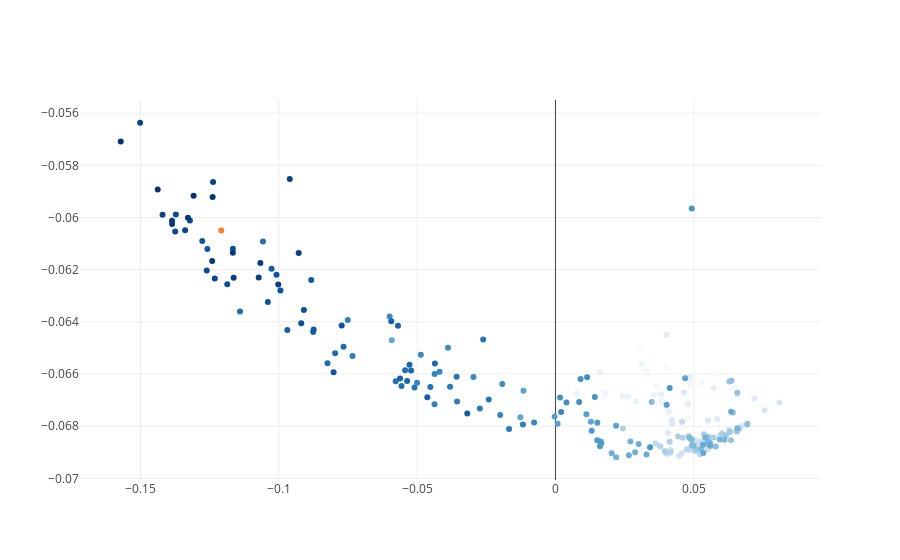

The code cell stored with this chart in its notebook:
### Code cell
colors = np.array(["rgba({0},{1},{2},1)".format(*c) for c in sns.color_palette("Blues", len(df))])
colors[-1] = "rgba(.99,.5,.2,1.)"
py.iplot([go.Scatter(x = df['x'], y = df['y'], mode='markers', marker=dict(color=colors), text=df['Name'])])

### Figure 1 — Plotly figure (JSON) as saved in the notebook; plotly's stock layout.template omitted (floating-point values rounded to 4 significant figures; data arrays with more than 128 entries replaced by an {"elided": "..."} marker saying what was removed)
{"data": [{"marker": {"color": {"elided": "227 str values"}}, "mode": "markers", "text": {"elided": "227 str values"}, "type": "scatter", "x": {"elided": "227 float values"}, "y": {"elided": "227 float values"}}], "layout": {}}
